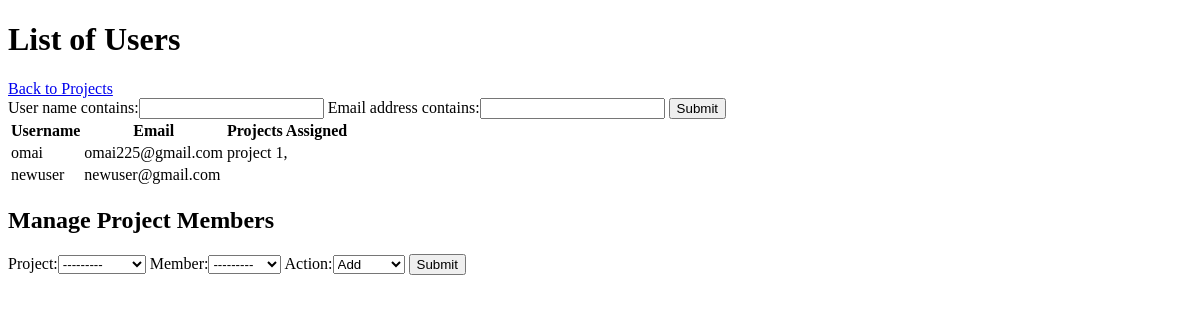
Page /projects/personnel/ (signed in) on the earlier database version.
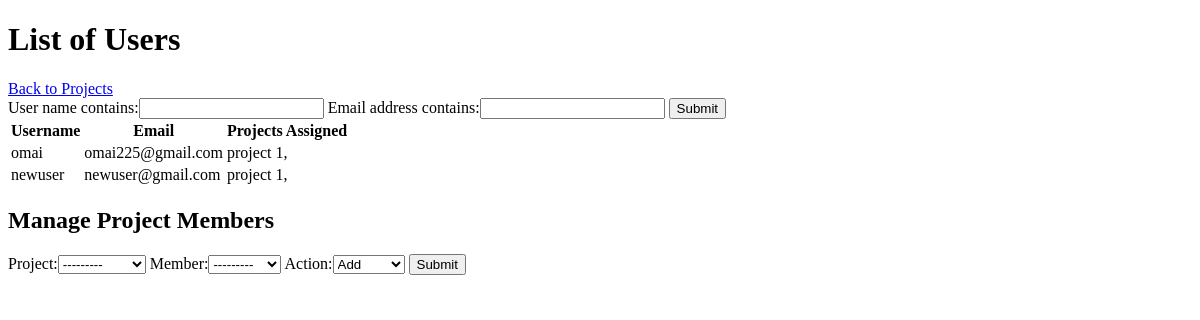
Same page on the later database version.
### authenticate/models.py (models this page shows)
class NewUser(AbstractBaseUser, PermissionsMixin):
	email = models.EmailField(_('email address'), unique=True)
	user_name = models.CharField(max_length=150, unique=True)
	first_name = models.CharField(max_length=150, blank=True)
	start_date = models.DateTimeField(default=timezone.now)
	about = models.TextField(_(
		'about'), max_length=150, blank=True)
	is_staff = models.BooleanField(default=False)
	is_active = models.BooleanField(default=True)
	objects = CustomAccountManager()
	USERNAME_FIELD = "email"
	REQUIRED_FIELDS = ['user_name', 'first_name']
	def __str__(self):
		return self.user_name

### projects/models.py (models this page shows, shortened)
class ProjectMember(models.Model):
	project = models.ForeignKey(Project, on_delete=models.CASCADE,related_name="medium_project")
	member = models.ForeignKey(settings.AUTH_USER_MODEL, on_delete=models.CASCADE, related_name="medium_member")
	class Meta:
		unique_together = ["project","member"]

class Project(models.Model):
	submitter = models.ForeignKey(settings.AUTH_USER_MODEL, on_delete=models.CASCADE , related_name= "projects_created")
	name = models.CharField(max_length=64)
	description = models.CharField(max_length=100)
	class Meta:
		unique_together = ["name", 'submitter']
	def __str__(self):
		return u'{0}'.format(str(self.id) + ": " + self.name)

### projects/views.py (the view)
# urls.py: path('personnel/',views.personnel, name="personnel"),
@login_required(login_url='authenticate:login')
def personnel(request):
	user_list = NewUser.objects.all()#list of all users objects
	user_filter = UserFilter(request.GET,queryset=user_list)
	user_list= user_filter.qs
	if request.method == "POST":
		form = AssignProjectForm(request.POST)
		if form.is_valid():
			project = form.cleaned_data['project']
			member = form.cleaned_data['member']
			action = form.cleaned_data['action']
			if action == "0":#0 means add
				try:
					assignment = ProjectMember(project= project,member= member)
					assignment.save()
					messages.success(request,"SUCCESSFULLY ADDED " + member.user_name + " TO PROJECT: " + project.name)
					return redirect("projects:personnel")
				except:
					messages.error(request,"SELECTED USER ALREADY ASSIGNED TO PROJECT")
					return render(request, "personnel/index.html",{
					'user_list' : user_list,
					'user_filter': user_filter,
					'form' : AssignProjectForm()
				})
			elif action =="1":#1 means remove
				ProjectMember.objects.filter(project=project, member=member).delete()
				messages.success(request, "SUCCESSFULLY REMOVED " + member.user_name + " FROM PROJECT: " + project.name)
				return redirect("projects:personnel")
		else:
			messages.error(request,"SELECTION IS INVALID")
			return render(request, "personnel/index.html",{
				'user_list' : user_list,
				'user_filter': user_filter,
				'form' : AssignProjectForm()
			})
	else:
		context={
		'user_list' : user_list,
		'user_filter': user_filter,
		'form' : AssignProjectForm()
	}
		return render(request,"personnel/index.html",context)

### projects/forms.py
class AssignProjectForm(forms.Form):
	actionChoices = (
		('0',u'Add'),
		('1',u'Remove')
		)
	project = forms.ModelChoiceField(queryset= Project.objects.all(), label=None)
	member = forms.ModelChoiceField(queryset= NewUser.objects.all(), label=None)
	action = forms.ChoiceField(required = True, choices= actionChoices)
	class Meta:
		model = ProjectMember
		fields = ['project','member']

### projects/templates/personnel/index.html (shortened to what this page needs)
{% extends "authenticate/layout.html" %}
{% block body %}
	<h1>List of Users</h1>
	<a href="{%url 'projects:index'%}">Back to Projects</a>
	<form method="get">
		{{user_filter.form}}
		<button type="submit">Submit</button>
	</form>
	<div>
		<table>
			<tr>
				<th>Username</th>
				<th>Email</th>
				<th>Projects Assigned</th>
			</tr>
		{% for user in user_list %}
			<tr>
				<td>{{user.user_name}}</td>
				<td>{{user.email}}</td>
				<td>
				{% for instance in user.medium_member.all %}
					{{instance.project.name}},
				{%endfor%}
				</td>
			</tr>
		{%endfor%}
		</table>
	</div>
	<div>
		<h2>Manage Project Members</h2>
		<form method="post" action="{% url 'projects:personnel' %}">
			{{form}}
			<button type="submit">Submit</button>
		</form>
	</div>
{% endblock %}

Differences in the rows shown:
added ProjectMember: project.name "project 1", shown under NewUser "newuser"
